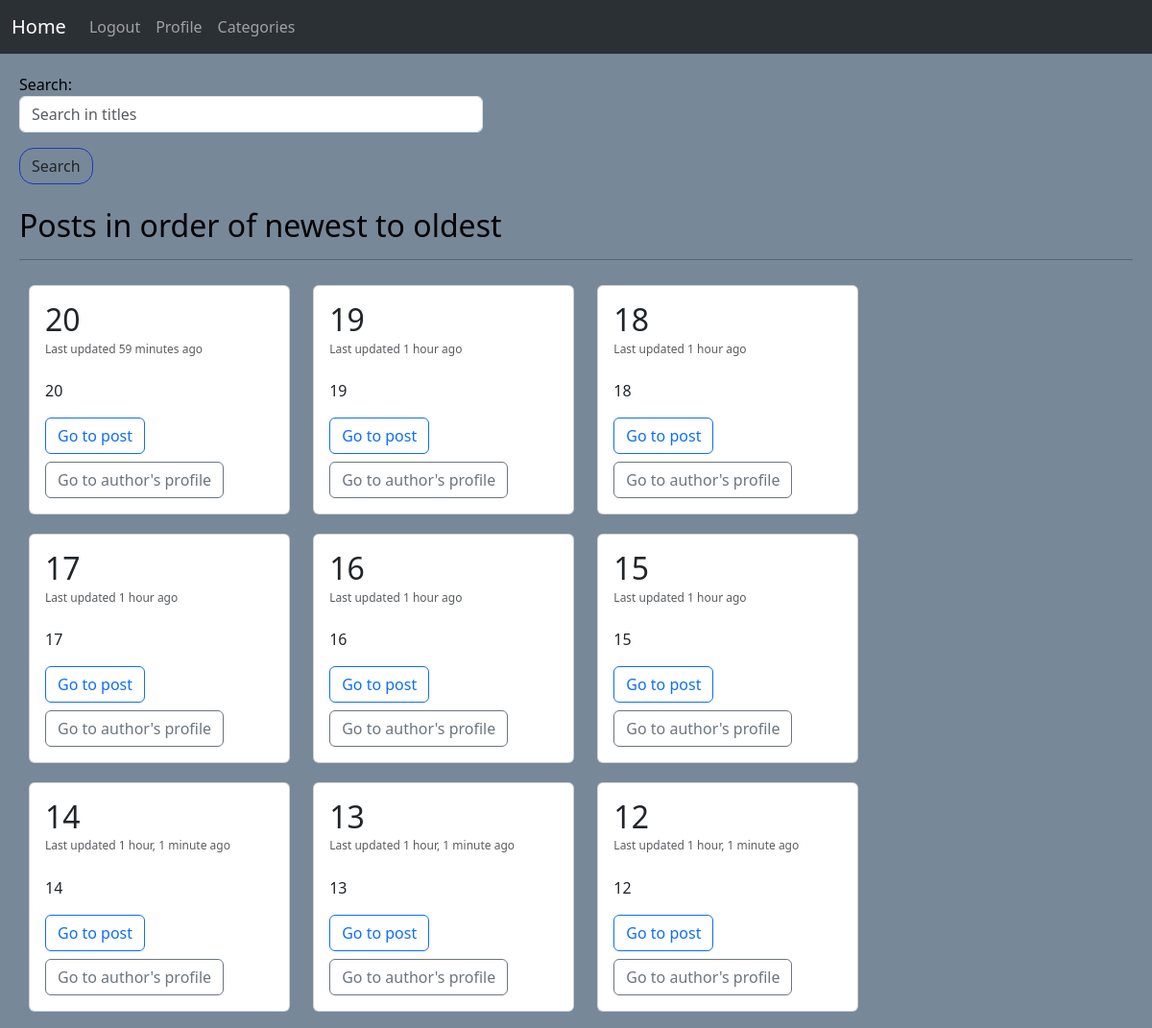
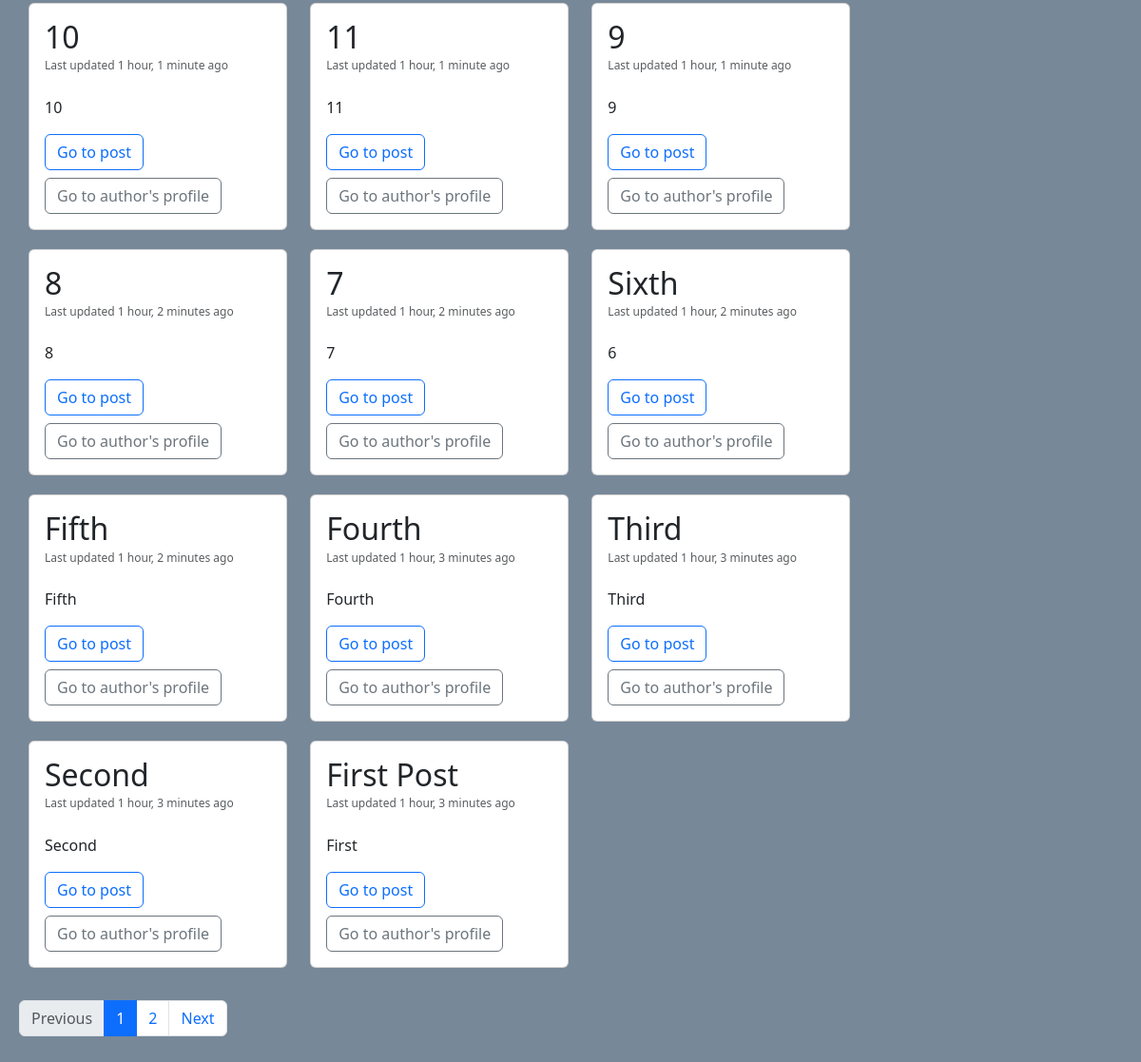
Screenshot of / (signed in) with the database file from the repository (2 pictures, top to bottom).
### Posts/models.py (models this page shows, shortened)
class PostModel(models.Model):
    category = models.ForeignKey(
        CategoryModel,
        on_delete=models.CASCADE,
        related_name='category_posts',
        default=None
    )
    author = models.ForeignKey(
        User,
        on_delete=models.CASCADE,
        related_name='author_posts'
    )
    title = models.CharField(
        max_length=75,
        unique=True
    )
    slug = models.SlugField(
        max_length=150,
        unique=True,
        allow_unicode=True
    )
    body = RichTextUploadingField()
    date_created = models.DateTimeField(
        auto_now_add=True
    )
    date_updated = models.DateTimeField(
        auto_now=True
    )
    def get_absolute_url(self):
        return reverse_lazy('Posts:PostDetail', args=(self.category.slug, self.slug))
    class Meta:
        verbose_name = 'Post'
        verbose_name_plural = 'Posts'
        ordering = ('-date_created', '-date_updated')

### Home/views.py (the view)
# urls.py: path('', views.HomeView.as_view(), name='Home'),
class HomeView(View):
    template_name = 'Home/Home.html'
    form_class = SearchForm
    def get(self, request):
        form = self.form_class
        search = request.GET.get('search', None)
        if search:
            posts = PostModel.objects.filter(title__contains=search)
        else:
            posts = PostModel.objects.all()
        posts_pages = Paginator(posts, 20)
        page_number = int(request.GET.get('page', 1))
        if page_number < 1 or page_number > posts_pages.num_pages:
            messages.warning(request, _("The requested page does not exists"), 'danger')
            return redirect('Home:Home')
        return render(request, self.template_name, {
            'posts': posts_pages.page(page_number),
            'form': form,
        })

### Home/Templates/Home/Home.html (shortened to what this page needs)
{% extends 'Base.html' %}
{% block Body %}
	<form action="" method="get" class="col-md-5">
		{{ form.as_p }}
		<input class="btn btn-outline-dark" style="border: 1px solid #1c39bb; border-radius: 15px;" type="submit" value="Search" />
	</form>
	<br/>
	<h2>Posts in order of newest to oldest</h2>
	<hr/>
		{% for post in posts %}
			<div class="card" style="width: 17rem; display: inline-block; margin: 10px;" id="Post">
				<div class="card-body">
					<h2 class="card-title">{{ post.title|truncatechars:15 }}</h2>
					<h4 class="card-subtitle mb-4 text-body-secondary" style="font-size: 12px;">Last updated {{ post.date_updated|timesince }} ago</h4>
					<p class="card-text">{{ post.body|truncatechars:30|safe }}</p>
					<a class="card-link btn btn-outline-primary mb-2" href="{{ post.get_absolute_url }}">Go to post</a><br/>
					<a class="card-link btn btn-outline-secondary" href="{% url 'accounts:Profile' post.author.username %}">
						Go to author's profile
					</a>
				</div>
			</div>
		{% empty %}
			<h3>No posts submitted so far</h3>
		{% endfor %}
	<nav class="mt-4" aria-label="...">
        <ul class="pagination">
            <li class="page-item {% if not posts.has_previous %} disabled {% endif %}">
                <a class="page-link"
                   href="{% url 'Home:Home' %}?page={% if posts.has_previous %}{{ posts.previous_page_number }}{% else %}1{% endif %}">
	                Previous
                </a>
            </li>
            {% for pages in posts.paginator.page_range %}
	            <li class="page-item {% if posts.number == pages %} active {% endif %}" aria-current="page">
	                <a class="page-link" href="{% url 'Home:Home' %}?page={{ pages }}">{{ pages }}</a>
	            </li>
	        {% endfor %}
            <li class="page-item {% if not posts.has_next %} disabled {% endif %}">
                <a class="page-link"
                   href="{% url 'Home:Home' %}?page={% if posts.has_next %}{{ posts.next_page_number }}{% else %}{{ posts.number }}{% endif %}">
	                Next
                </a>
            </li>
        </ul>
	</nav>
{% endblock %}

### rows the page displays
PostModel: title "20", date_updated "59 minutes", body "20"
PostModel: title "19", date_updated "1 hour", body "19"
PostModel: title "18", date_updated "1 hour", body "18"
PostModel: title "17", date_updated "1 hour", body "17"
PostModel: title "16", date_updated "1 hour", body "16"
PostModel: title "15", date_updated "1 hour", body "15"
PostModel: title "14", date_updated "1 hour, 1 minute", body "14"
PostModel: title "13", date_updated "1 hour, 1 minute", body "13"
PostModel: title "12", date_updated "1 hour, 1 minute", body "12"
PostModel: title "10", date_updated "1 hour, 1 minute", body "10"
PostModel: title "11", date_updated "1 hour, 1 minute", body "11"
PostModel: title "9", date_updated "1 hour, 1 minute", body "9"
PostModel: title "8", date_updated "1 hour, 2 minutes", body "8"
PostModel: title "7", date_updated "1 hour, 2 minutes", body "7"
PostModel: title "Sixth", date_updated "1 hour, 2 minutes", body "6"
PostModel: title "Fifth", date_updated "1 hour, 2 minutes", body "Fifth"
PostModel: title "Fourth", date_updated "1 hour, 3 minutes", body "Fourth"
PostModel: title "Third", date_updated "1 hour, 3 minutes", body "Third"
PostModel: title "Second", date_updated "1 hour, 3 minutes", body "Second"
PostModel: title "First Post", date_updated "1 hour, 3 minutes", body "First"

### other values shown
{{ pages }} "1" "2"
